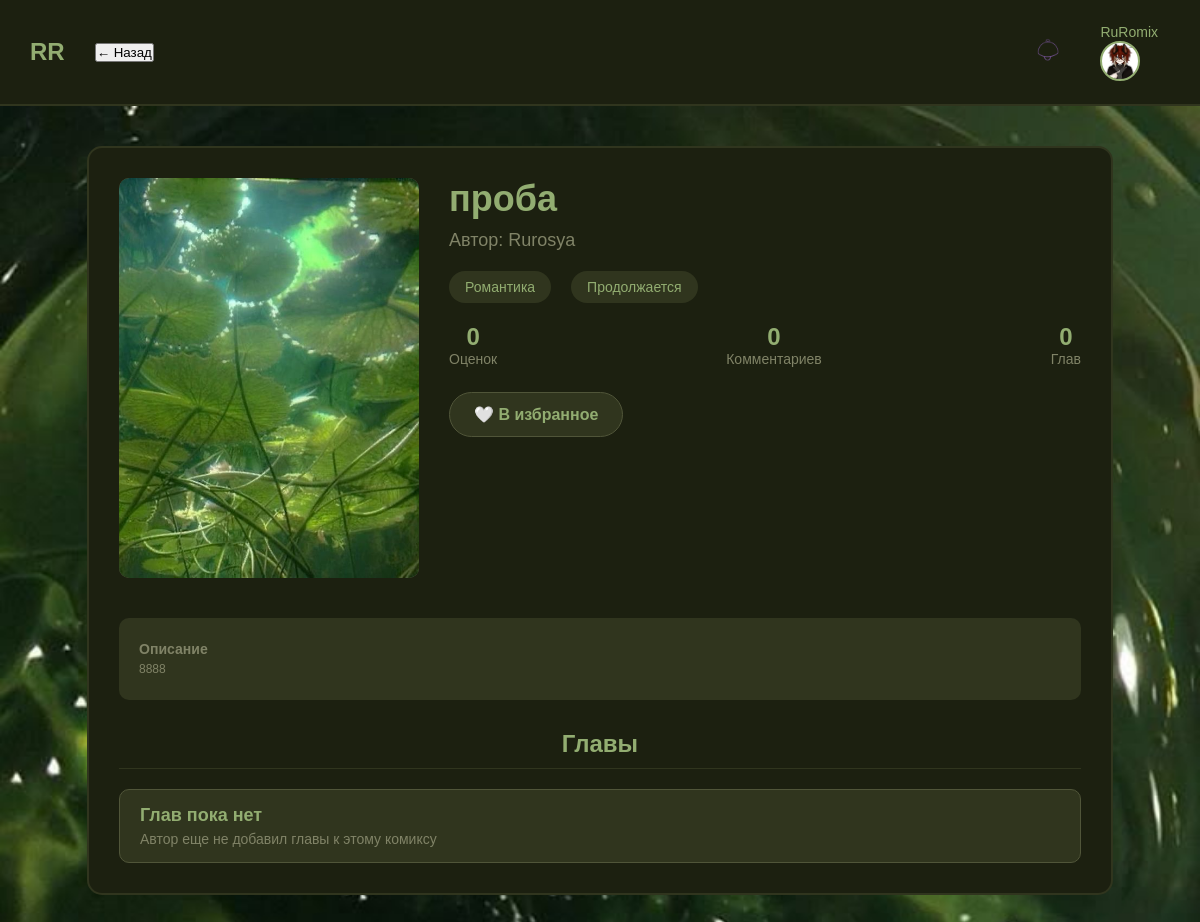
The app's page /comic_detail.php?id=15 (signed in) with its own data.
### tables this page shows
CREATE TABLE `Comics` (
  `ID` int(11) NOT NULL AUTO_INCREMENT,
  `Title` varchar(255) NOT NULL,
  `Description` text NOT NULL,
  `Author_id` int(11) NOT NULL,
  `Status` varchar(20) NOT NULL,
  `Created_at` date DEFAULT curdate(),
  `Genres_id` int(11) NOT NULL,
  `Cover_path` varchar(255) DEFAULT NULL,
  PRIMARY KEY (`ID`),
  KEY `Author_id` (`Author_id`),
  KEY `Genres_id` (`Genres_id`),
  CONSTRAINT `Comics_ibfk_1` FOREIGN KEY (`Genres_id`) REFERENCES `Genres` (`ID`)
);

CREATE TABLE `Users` (
  `ID` int(11) NOT NULL AUTO_INCREMENT,
  `Username` varchar(50) NOT NULL,
  `Email` varchar(100) NOT NULL,
  `Role` varchar(20) NOT NULL,
  `Password_hash` varchar(255) NOT NULL,
  `Created_at` date NOT NULL,
  `Status` int(11) NOT NULL,
  `Last_login` date NOT NULL,
  `Avatar_path` varchar(255) DEFAULT 'umolch_avatar.jpeg',
  PRIMARY KEY (`ID`)
);

CREATE TABLE `Genres` (
  `ID` int(11) NOT NULL AUTO_INCREMENT,
  `Name` varchar(50) NOT NULL,
  PRIMARY KEY (`ID`)
);

### comic_detail.php (the view, shortened to what this page needs)
<?php
include 'config.php';
$comic_id = isset($_GET['id']) ? intval($_GET['id']) : 0;
$comic_data = [];
$chapters = [];
$is_favorite = false;
try {
    $stmt = $pdo->prepare("
        SELECT c.*, u.Username as author_name, g.Name as genre_name
        FROM Comics c
        INNER JOIN Users u ON c.Author_id = u.ID
        INNER JOIN Genres g ON c.Genres_id = g.ID
        WHERE c.ID = ?
    ");
    $stmt->execute([$comic_id]);
    $comic_data = $stmt->fetch(PDO::FETCH_ASSOC);
    if (isset($_SESSION['user_id'])) {
        $favorite_stmt = $pdo->prepare("
            SELECT ID FROM Users_favorite
            WHERE User_id = ? AND Comics_id = ?
        ");
        $favorite_stmt->execute([$_SESSION['user_id'], $comic_id]);
        $is_favorite = $favorite_stmt->fetch() ? true : false;
    }
    $chapters_stmt = $pdo->prepare("
        SELECT * FROM Chapters
        WHERE Comics_id = ?
        ORDER BY Order_number ASC
    ");
    $chapters_stmt->execute([$comic_id]);
    $chapters = $chapters_stmt->fetchAll(PDO::FETCH_ASSOC);
    $stats_stmt = $pdo->prepare("
        SELECT
            COUNT(DISTINCT cr.ID) as ratings_count,
            COUNT(DISTINCT cm.ID) as comments_count
        FROM Comics c
        LEFT JOIN Comics_ratings cr ON c.ID = cr.Comics_id
        LEFT JOIN Comment cm ON c.ID = cm.Comics_id
        WHERE c.ID = ?
    ");
    $stats_stmt->execute([$comic_id]);
    $stats = $stats_stmt->fetch(PDO::FETCH_ASSOC);
} catch (PDOException $e) {
    die("Ошибка базы данных: " . $e->getMessage());
}
$status_text = '';
switch($comic_data['Status']) {
    case '1': $status_text = 'Продолжается'; break;
}
?>
<!DOCTYPE html>
<html lang="ru">
<head>
    <link rel="stylesheet" href="style_main.css">
    <link rel="stylesheet" href="style_comic_detail.css">
</head>
<body>
   <?php include 'header.php'; ?>
    <main class="main-content">
        <div class="comic-detail-container">
            <div class="comic-header">
                <div class="comic-cover">
                    <?php if (!empty($comic_data['Cover_path'])): ?>
                        <img src="<?= htmlspecialchars($comic_data['Cover_path']) ?>" alt="Обложка комикса">
                    <?php else: ?>
                        Обложка комикса
                    <?php endif; ?>
                </div>
                <div class="comic-info">
                    <h1 class="comic-title"><?= htmlspecialchars($comic_data['Title']) ?></h1>
                    <p class="comic-author">Автор: <?= htmlspecialchars($comic_data['author_name']) ?></p>
                    <div class="comic-meta">
                        <span class="meta-item"><?= htmlspecialchars($comic_data['genre_name']) ?></span>
                        <span class="meta-item"><?= $status_text ?></span>
                    </div>
                    <div class="comic-stats">
                        <div class="stat">
                            <div class="stat-value"><?= $stats['ratings_count'] ?? 0 ?></div>
                            <div class="stat-label">Оценок</div>
                        </div>
                        <div class="stat">
                            <div class="stat-value"><?= $stats['comments_count'] ?? 0 ?></div>
                            <div class="stat-label">Комментариев</div>
                        </div>
                        <div class="stat">
                            <div class="stat-value"><?= count($chapters) ?></div>
                            <div class="stat-label">Глав</div>
                        </div>
                    </div>
                    <div class="comic-actions">
                        <?php if (isset($_SESSION['user_id'])): ?>
                            <?php if ($is_favorite): ?>
                                <form method="post" style="display: inline;">
                                    <input type="hidden" name="favorite_action" value="remove">
                                    <button type="submit" class="action-btn favorite">❤️ В избранном</button>
                                </form>
                            <?php else: ?>
                                <form method="post" style="display: inline;">
                                    <button type="submit" class="action-btn secondary">🤍 В избранное</button>
                                </form>
                            <?php endif; ?>
                        <?php else: ?>
                            <a href="login.php" class="action-btn secondary">🤍 В избранное</a>
                        <?php endif; ?>
                    </div>
                </div>
            </div>
            <div class="comic-description">
                <h3>Описание</h3>
                <p><?= htmlspecialchars($comic_data['Description']) ?></p>
            </div>
            <div class="chapters-section">
                <h2 class="section-title">Главы</h2>
                <div class="chapters-list">
                    <?php if (empty($chapters)): ?>
                        <div class="chapter-item">
                            <div class="chapter-info">
                                <h3 class="chapter-title">Глав пока нет</h3>
                                <div class="chapter-meta">Автор еще не добавил главы к этому комиксу</div>
                            </div>
                        </div>
                    <?php endif; ?>
                </div>
            </div>
        </div>
    </main>
</body>
</html>

### style_main.css (style rules this page uses)
* { margin: 0; padding: 0; box-sizing: border-box; font-family: 'Arial', sans-serif; }
body { background-color: #30351e; background-image: url('Просто фон.jpg'); color: #92ad71; min-height: 100vh; display: flex; flex-direction: column; }
.main-content { padding: 40px 30px; display: flex; flex-direction: column; align-items: center; flex: 1; }
.section-title { font-size: 24px; color: #92ad71; margin-bottom: 20px; text-align: center; }
.comic-cover { width: 100%; height: 250px; background-color: #505539; border-radius: 5px; margin-bottom: 10px; display: flex; align-items: center; justify-content: center; color: #808367; font-size: 14px; overflow: hidden; }
.comic-cover img { width: 100%; height: 100%; object-fit: cover; border-radius: 5px; }
.comic-title { font-size: 16px; color: #92ad71; margin-bottom: 5px; font-weight: bold; }
.comic-author { font-size: 12px; color: #808367; }
.comic-description { font-size: 12px; color: #808367; margin: 8px 0; line-height: 1.4; }
.comic-stats { display: flex; justify-content: space-between; margin-top: 10px; font-size: 12px; color: #808367; }

### style_comic_detail.css (style rules this page uses)
* { margin: 0; padding: 0; box-sizing: border-box; font-family: 'Arial', sans-serif; }
body { background-color: #121308; background-image: url('fon.jpg'); background-size: cover; color: #92ad71; min-height: 100vh; }
.main-content { padding: 40px 30px; display: flex; flex-direction: column; align-items: center; }
.comic-detail-container { background-color: #1c2010; border-radius: 15px; padding: 30px; width: 90%; max-width: 1200px; border: 2px solid #30351e; }
.comic-header { display: flex; gap: 30px; margin-bottom: 30px; }
.comic-cover { width: 300px; height: 400px; background-color: #505539; border-radius: 10px; display: flex; align-items: center; justify-content: center; color: #808367; font-size: 16px; overflow: hidden; flex-shrink: 0; }
.comic-cover img { width: 100%; height: 100%; object-fit: cover; border-radius: 10px; }
.comic-info { flex-grow: 1; }
.comic-title { font-size: 36px; color: #92ad71; margin-bottom: 10px; }
.comic-author { font-size: 18px; color: #808367; margin-bottom: 20px; }
.comic-meta { display: flex; gap: 20px; margin-bottom: 20px; }
.meta-item { background-color: #30351e; padding: 8px 16px; border-radius: 20px; font-size: 14px; color: #92ad71; }
.comic-stats { display: flex; gap: 30px; margin-bottom: 25px; }
.stat { text-align: center; }
.stat-value { font-size: 24px; font-weight: bold; color: #92ad71; }
.stat-label { font-size: 14px; color: #808367; }
.comic-actions { display: flex; gap: 15px; margin-bottom: 25px; }
.action-btn { background-color: #92ad71; color: #1c2010; border: none; padding: 12px 24px; border-radius: 25px; cursor: pointer; font-size: 16px; font-weight: bold; transition: all 0.3s; }
.action-btn.secondary { background-color: #30351e; color: #92ad71; border: 1px solid #505539; }
.comic-description { background-color: #30351e; border-radius: 10px; padding: 20px; margin-bottom: 30px; line-height: 1.6; }
.chapters-section { margin-top: 30px; }
.section-title { font-size: 24px; color: #92ad71; margin-bottom: 20px; padding-bottom: 10px; border-bottom: 1px solid #30351e; }
.chapters-list { display: flex; flex-direction: column; gap: 10px; }
.chapter-item { background-color: #30351e; border: 1px solid #505539; border-radius: 10px; padding: 15px 20px; display: flex; justify-content: space-between; align-items: center; transition: all 0.3s; }
.chapter-info { flex-grow: 1; }
.chapter-title { font-size: 18px; color: #92ad71; margin-bottom: 5px; }
.chapter-meta { font-size: 14px; color: #808367; }

### records on screen
comics: Cover_path (picture), Title "проба", Author.Username "Rurosya", Genres.Name "Романтика", Status "Продолжается", Description "8888"

### other values on screen
$_SESSION['username'] "RuRomix"
$stats['ratings_count'] "0"
$stats['comments_count'] "0"
count($chapters) "0"
